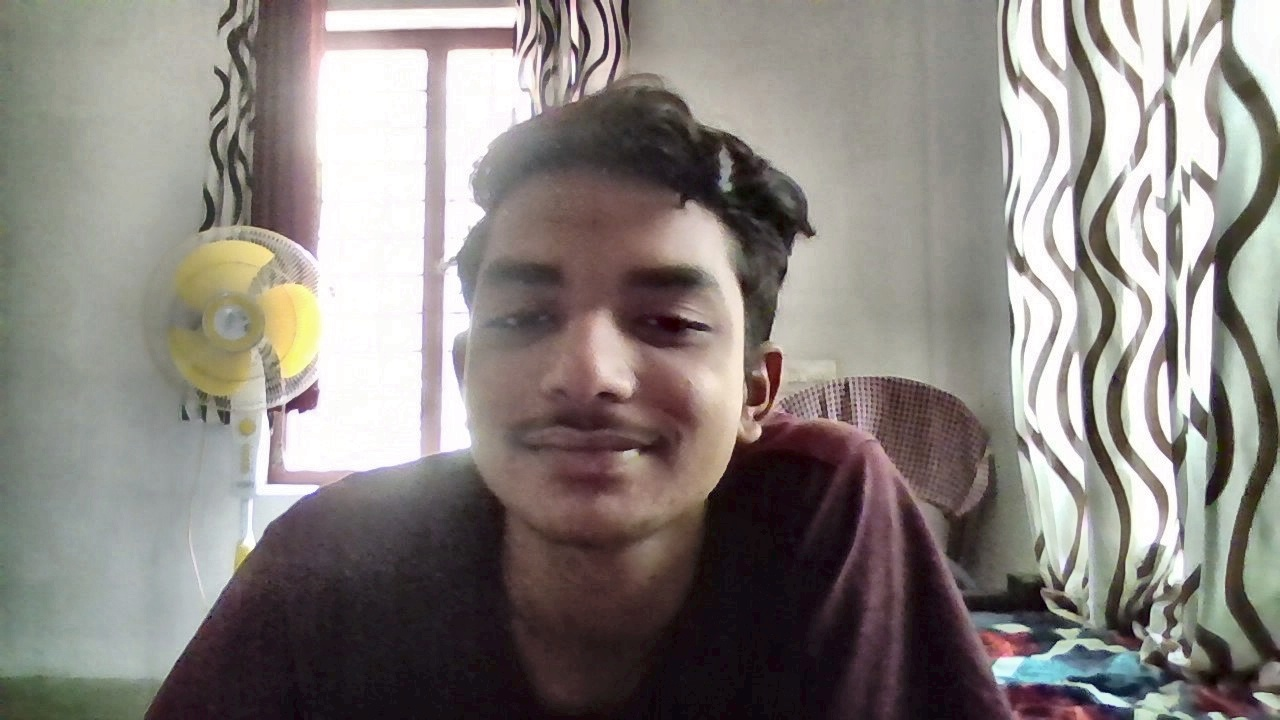
#> input picture corrected_face.jpg, 1280 x 720 px
$ python correct_photo.py corrected_face.jpg out.png
#> lines starting #> are read from the running program, lines starting #| are printed output that depends on the picture
"""
Correct backlit/underexposed photos for better face recognition.
Run: python correct_photo.py <input_image> [output_image]
"""
import sys
from pathlib import Path

import cv2
import numpy as np


def correct_backlit(img_path: str, output_path: str = None) -> str:
    """Enhance backlit photos: brighten shadows, improve contrast."""
#> called with img_path = 'corrected_face.jpg', output_path = 'out.png'
    img = cv2.imread(str(img_path))
#> img is the input picture: shape (720, 1280, 3); mean B, G, R 127.9, 131.9, 137.8
    if img is None:
        raise ValueError(f"Could not read image: {img_path}")

    # Convert to LAB to adjust brightness without affecting color much
    lab = cv2.cvtColor(img, cv2.COLOR_BGR2LAB)
#> lab: shape (720, 1280, 3); mean of channels 0, 1, 2 138, 129.9, 131.1
    l, a, b = cv2.split(lab)
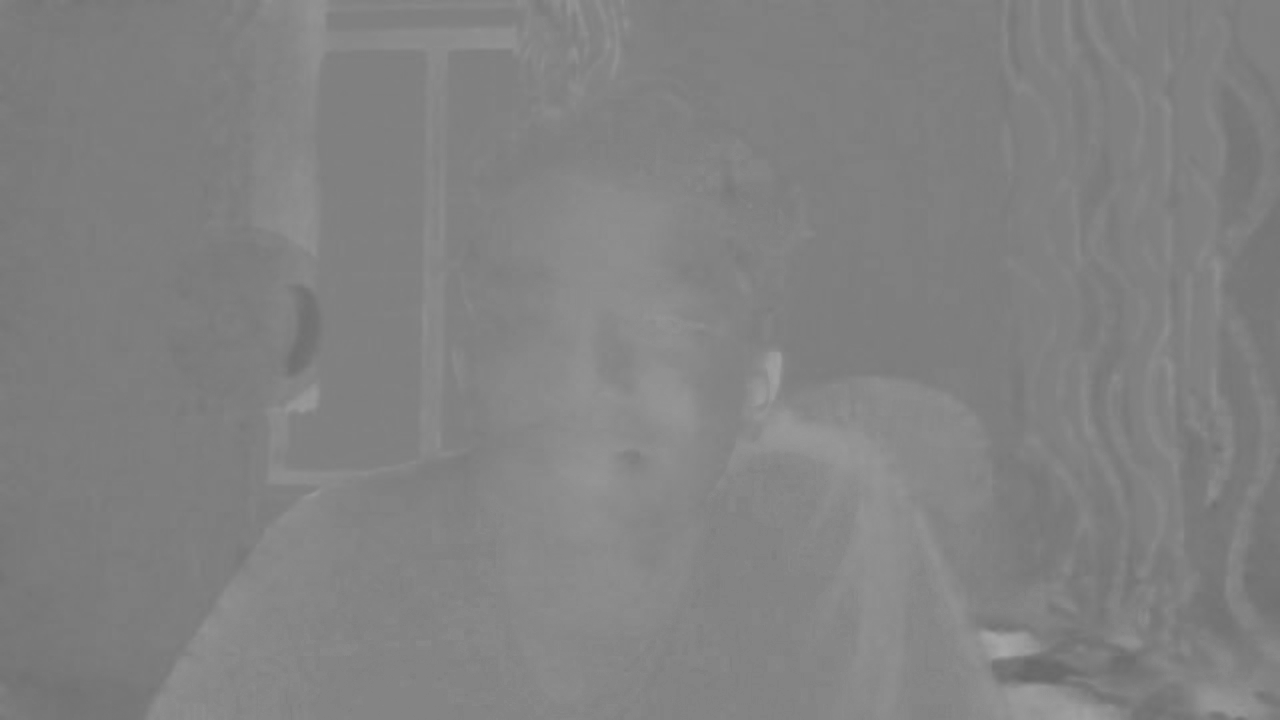
#> a: shape (720, 1280); min 103, max 168, mean 129.9
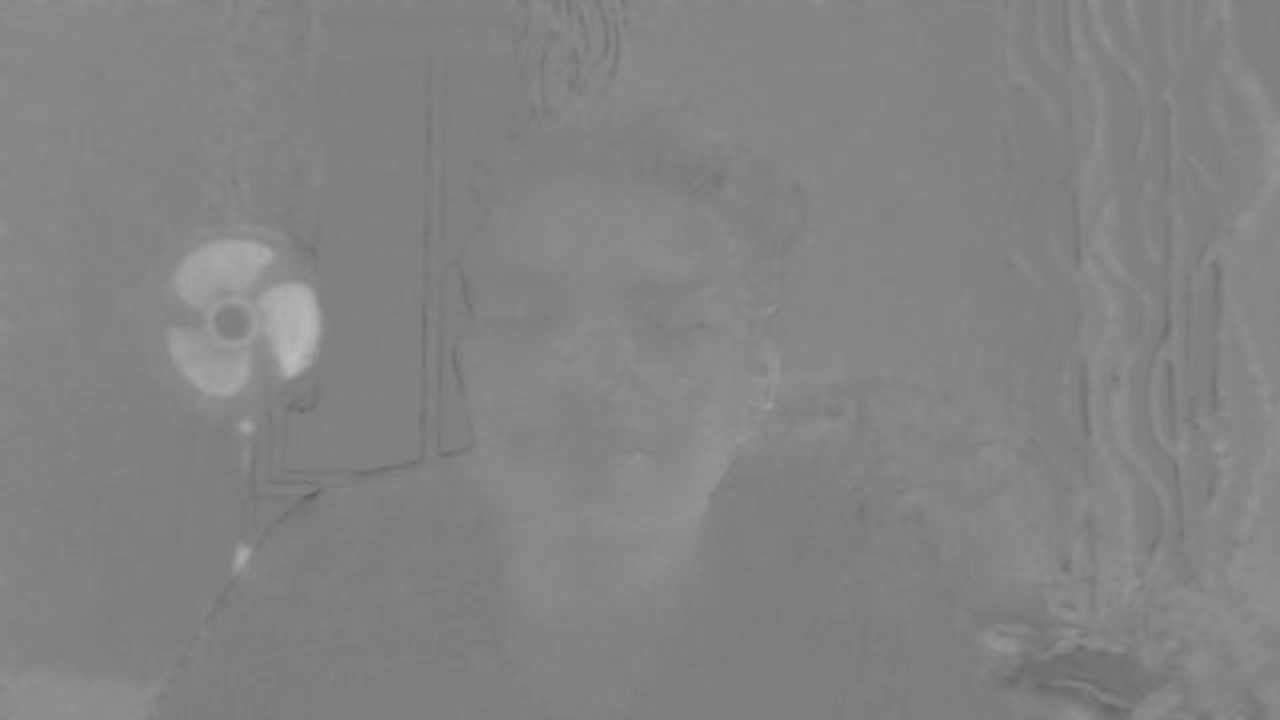
#> b: shape (720, 1280); min 91, max 188, mean 131.1

    # Apply CLAHE to L channel - enhances local contrast and brightens shadows
    clahe = cv2.createCLAHE(clipLimit=2.0, tileGridSize=(8, 8))
    l = clahe.apply(l)
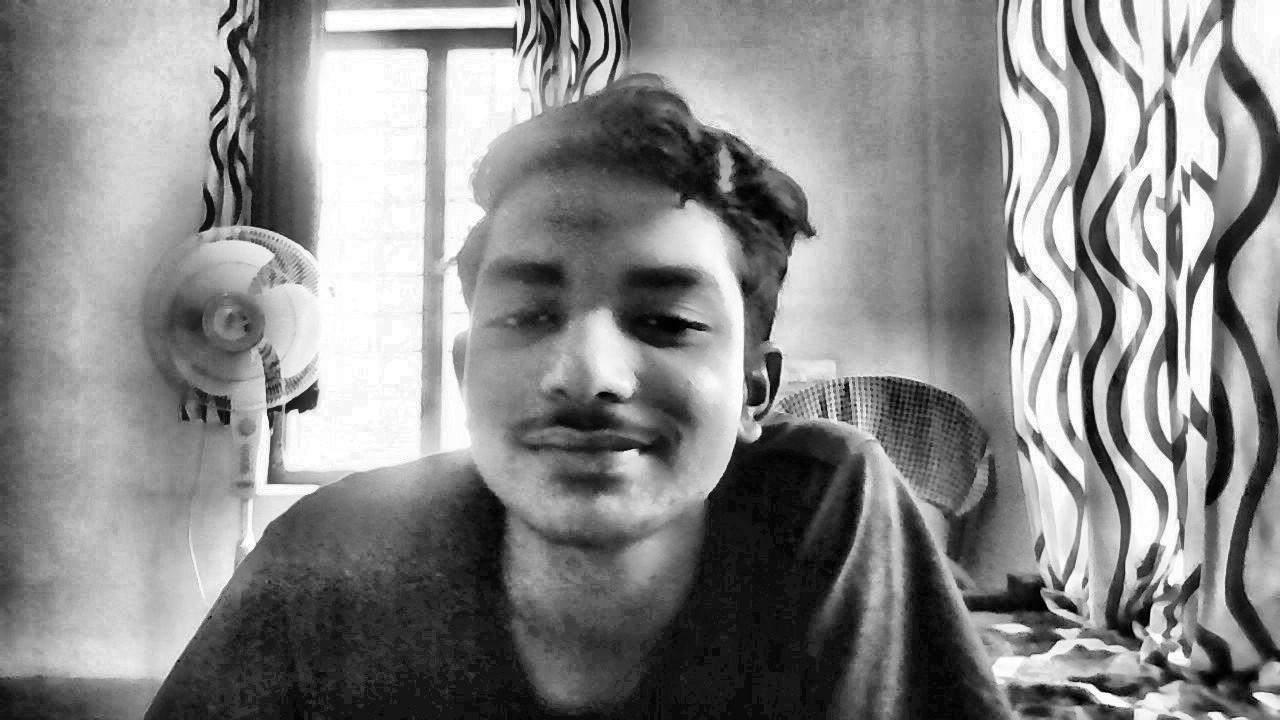
#> l: shape (720, 1280); min 0, max 255, mean 136.8

    lab = cv2.merge([l, a, b])
#> lab: shape (720, 1280, 3); mean of channels 0, 1, 2 136.8, 129.9, 131.1
    enhanced = cv2.cvtColor(lab, cv2.COLOR_LAB2BGR)
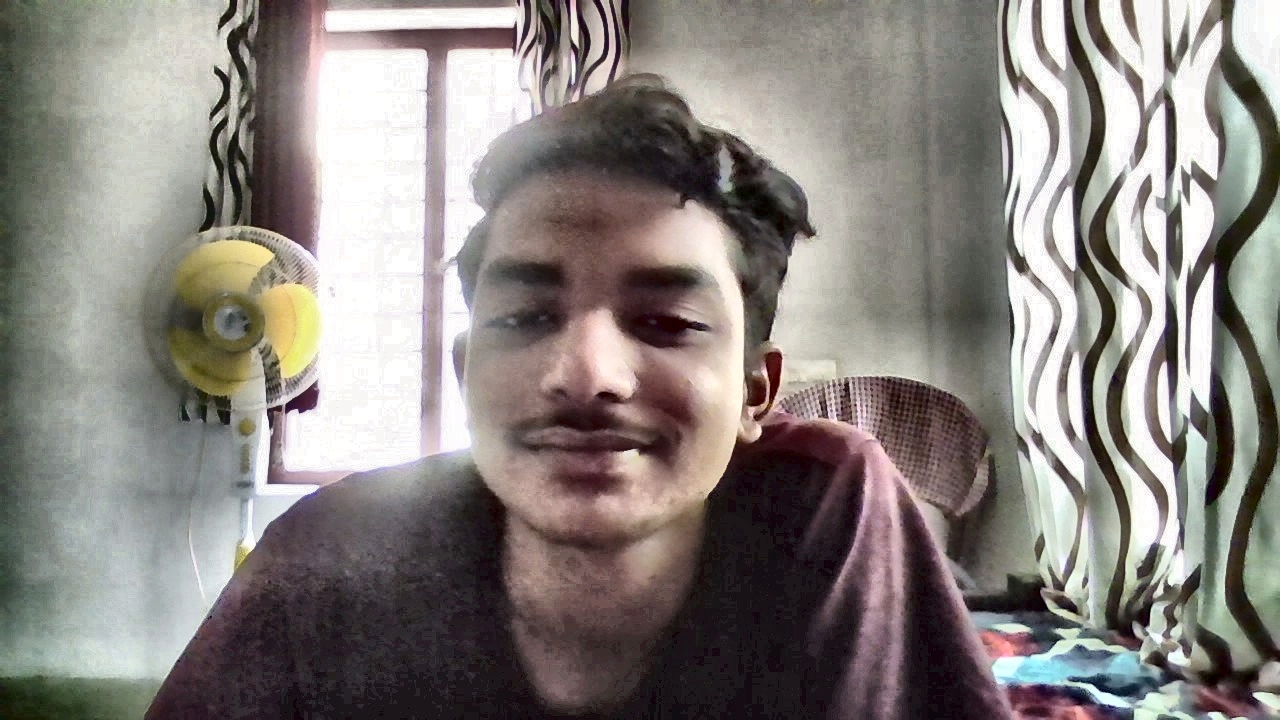
#> enhanced: shape (720, 1280, 3); mean B, G, R 126.8, 130.9, 136.8

    # Slight gamma correction to brighten midtones
    gamma = 1.15
    inv_gamma = 1.0 / gamma
    table = np.array(
        [((i / 255.0) ** inv_gamma) * 255 for i in range(256)]
    ).astype("uint8")
    enhanced = cv2.LUT(enhanced, table)

    out = Path(output_path) if output_path else Path(img_path).parent / f"{Path(img_path).stem}_corrected.jpg"
    cv2.imwrite(str(out), enhanced)
    return str(out)


if __name__ == "__main__":
    if len(sys.argv) < 2:
        print("Usage: python correct_photo.py <input_image> [output_image]")
        sys.exit(1)

    inp = sys.argv[1]
    out = sys.argv[2] if len(sys.argv) > 2 else None
    result = correct_backlit(inp, out)
    print(f"Saved corrected image: {result}")
